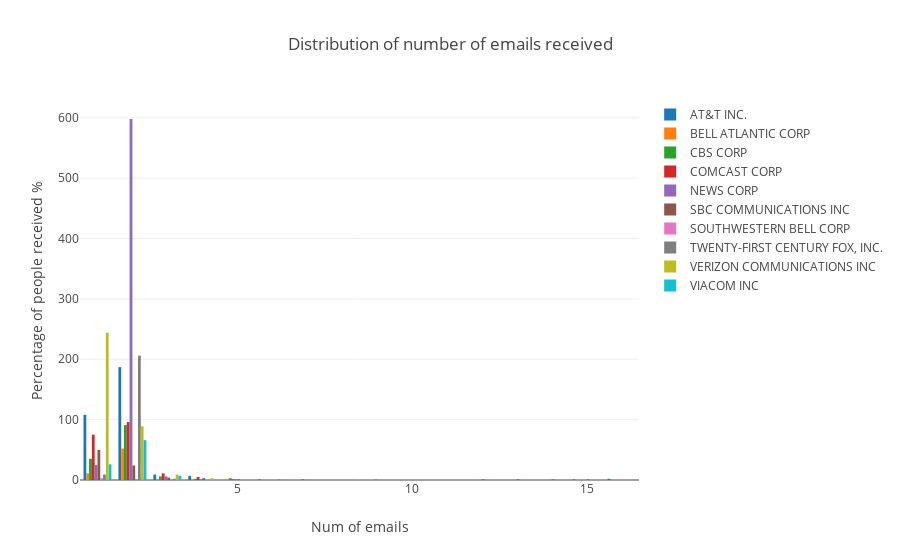

Notebook code for this chart:
### Code cell
trace1 = go.Bar(x = item_numer_distribution[item_numer_distribution['coname']=='AT&T INC.']['number of items'], 
                y = item_numer_distribution[item_numer_distribution['coname']=='AT&T INC.']['count'],
                name = 'AT&T INC.')
trace2 = go.Bar(x = item_numer_distribution[item_numer_distribution['coname']=='BELL ATLANTIC CORP']['number of items'], 
                y = item_numer_distribution[item_numer_distribution['coname']=='BELL ATLANTIC CORP']['count'],
                name = 'BELL ATLANTIC CORP')
trace3 = go.Bar(x = item_numer_distribution[item_numer_distribution['coname']=='CBS CORP']['number of items'], 
                y = item_numer_distribution[item_numer_distribution['coname']=='CBS CORP']['count'],
                name = 'CBS CORP')
trace4 = go.Bar(x = item_numer_distribution[item_numer_distribution['coname']=='COMCAST CORP']['number of items'], 
                y = item_numer_distribution[item_numer_distribution['coname']=='COMCAST CORP']['count'],
                name = 'COMCAST CORP')
trace5 = go.Bar(x = item_numer_distribution[item_numer_distribution['coname']=='NEWS CORP']['number of items'], 
                y = item_numer_distribution[item_numer_distribution['coname']=='NEWS CORP']['count'],
                name = 'NEWS CORP')
trace6 = go.Bar(x = item_numer_distribution[item_numer_distribution['coname']=='SBC COMMUNICATIONS INC']['number of items'], 
                y = item_numer_distribution[item_numer_distribution['coname']=='SBC COMMUNICATIONS INC']['count'],
                name = 'SBC COMMUNICATIONS INC')
trace7 = go.Bar(x = item_numer_distribution[item_numer_distribution['coname']=='SOUTHWESTERN BELL CORP']['number of items'], 
                y = item_numer_distribution[item_numer_distribution['coname']=='SOUTHWESTERN BELL CORP']['count'],
                name = 'SOUTHWESTERN BELL CORP')
trace8 = go.Bar(x = item_numer_distribution[item_numer_distribution['coname']=='TWENTY-FIRST CENTURY FOX, INC.']['number of items'], 
                y = item_numer_distribution[item_numer_distribution['coname']=='TWENTY-FIRST CENTURY FOX, INC.']['count'],
                name = 'TWENTY-FIRST CENTURY FOX, INC.')
trace9 = go.Bar(x = item_numer_distribution[item_numer_distribution['coname']=='VERIZON COMMUNICATIONS INC']['number of items'], 
                y = item_numer_distribution[item_numer_distribution['coname']=='VERIZON COMMUNICATIONS INC']['count'],
                name = 'VERIZON COMMUNICATIONS INC')
trace10 = go.Bar(x = item_numer_distribution[item_numer_distribution['coname']=='VIACOM INC']['number of items'], 
                y = item_numer_distribution[item_numer_distribution['coname']=='VIACOM INC']['count'],
                name = 'VIACOM INC')


data = [trace1,trace2,trace3,trace4,trace5,trace6,trace7,trace8,trace9,trace10]


iplot({
    "data":data,
    "layout":go.Layout(title="Distribution of number of emails received", 
                       xaxis={'title':'Num of emails'}, 
                       yaxis={'title':'Percentage of people received %'})})

### Figure 1 — Plotly figure (JSON) as saved in the notebook; plotly's stock layout.template omitted (floating-point values rounded to 4 significant figures)
{"data": [{"name": "AT&T INC.", "type": "bar", "uid": "d41c72fe-f045-11e8-bbfc-d46d6dd18516", "x": [1, 2, 3, 4, 6, 15, 16], "y": [108, 187, 9, 7, 1, 1, 2]}, {"name": "BELL ATLANTIC CORP", "type": "bar", "uid": "d41c9a1a-f045-11e8-889a-d46d6dd18516", "x": [1, 2, 3, 5], "y": [11, 52, 1, 1]}, {"name": "CBS CORP", "type": "bar", "uid": "d41c9a1b-f045-11e8-bd03-d46d6dd18516", "x": [1, 2, 3, 4, 5], "y": [35, 91, 6, 2, 3]}, {"name": "COMCAST CORP", "type": "bar", "uid": "d41c9a1c-f045-11e8-bcf2-d46d6dd18516", "x": [1, 2, 3, 4, 5, 7], "y": [75, 96, 11, 5, 1, 1]}, {"name": "NEWS CORP", "type": "bar", "uid": "d41c9a1d-f045-11e8-805e-d46d6dd18516", "x": [1, 2, 3, 4, 5, 9], "y": [25, 598, 6, 1, 1, 1]}, {"name": "SBC COMMUNICATIONS INC", "type": "bar", "uid": "d41c9a1e-f045-11e8-b3df-d46d6dd18516", "x": [1, 2, 3, 4, 5, 12, 13, 14, 15], "y": [50, 24, 4, 3, 1, 1, 1, 1, 1]}, {"name": "SOUTHWESTERN BELL CORP", "type": "bar", "uid": "d41c9a1f-f045-11e8-8895-d46d6dd18516", "x": [1], "y": [3]}, {"name": "TWENTY-FIRST CENTURY FOX, INC.", "type": "bar", "uid": "d41c9a20-f045-11e8-b79b-d46d6dd18516", "x": [1, 2, 3, 6], "y": [9, 206, 2, 1]}, {"name": "VERIZON COMMUNICATIONS INC", "type": "bar", "uid": "d41c9a21-f045-11e8-8021-d46d6dd18516", "x": [1, 2, 3, 4], "y": [244, 89, 9, 3]}, {"name": "VIACOM INC", "type": "bar", "uid": "d41c9a22-f045-11e8-a141-d46d6dd18516", "x": [1, 2, 3], "y": [26, 66, 7]}], "layout": {"title": "Distribution of number of emails received", "xaxis": {"title": "Num of emails"}, "yaxis": {"title": "Percentage of people received %"}}}
